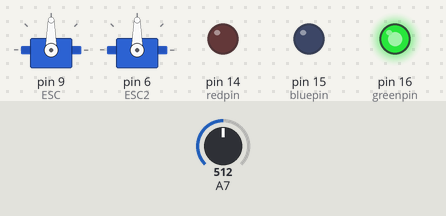
A sketch run on a simulated Arduino Nano, built with avr-gcc and run on an emulated ATmega328P. Parts: 2 × servo, output pins drawn as LEDs (lit = HIGH). The inputs (shaded band) are chosen by the test bench; at power-on: A7 = 512. What the sketch prints to the serial monitor is not drawn.

Above: at 1.3 s.
1.4 s: A7 set to 716
At 2.4 s:
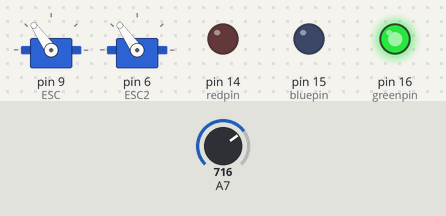
2.9 s: A7 set to 900
At 3.3 s:
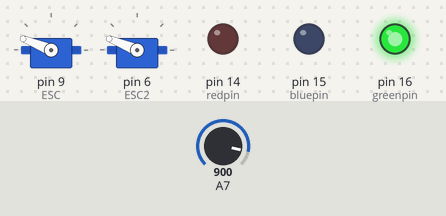
4.4 s: A7 set to 1023
At 5.4 s:
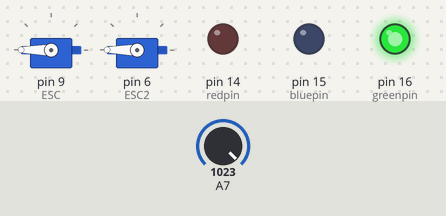
5.9 s: A7 set to 306
At 7.1 s:
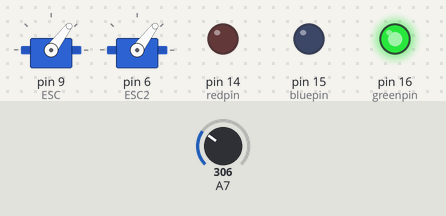
7.4 s: A7 set to 122
At 8.1 s:
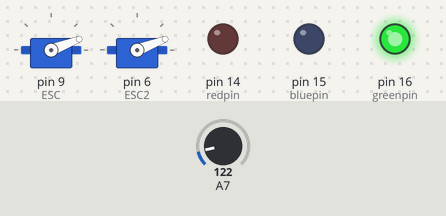
Timing chart, 0 to 9.9 s (numbered marks = the images above; inputs shaded):
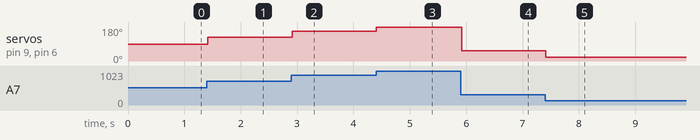

The sketch:

sketch_aug2a.ino
```cpp
#include "global.h"
/*
        Arduino Brushless Motor Control
     by Dejan, https://howtomechatronics.com
*/
#include <Servo.h>

const unsigned int MAX_MESSAGE_LENGTH = 12;
int redpin = 14; //select the pin for the red LED
int bluepin =15; // select the pin for the blue LED
int greenpin =16;// select the pin for the green LED

Servo ESC;     // create servo object to control the ESC
Servo ESC2;

int potValue = 0;  // value from the analog pin
String incomingByte;
int incomingInstr;

void setup() {
  pinMode(redpin, OUTPUT);
  pinMode(bluepin, OUTPUT);
  pinMode(greenpin, OUTPUT);
  Serial.begin(115200);
  delay(100);
  // Attach the ESC on pin 9
  ESC.attach(9,1000,2000); // (pin, min pulse width, max pulse width in microseconds)
  ESC2.attach(6,1000,2000); // (pin, min pulse width, max pulse width in microseconds)
  analogWrite(greenpin, 255);
  analogWrite(bluepin, 0);
  analogWrite(redpin, 0);
  Serial.println("Start");
}

void updateComputer(){
  if (Serial.available()){
    incomingByte = Serial.readString();
    incomingInstr = incomingByte.toInt();
    delay(20);
    Serial.println(incomingInstr);
    potValue = incomingInstr;
    potValue = map(potValue, 1, 9, 0, 180);   // scale it to use it with the servo library (value between 0 and 180)
    ESC.write(potValue);    // Send the signal to the ESC
    ESC2.write(potValue);    // Send the signal to the ESC
  }
}


void updateHardware(){
  potValue = analogRead(A7);
  potValue = map(potValue, 1, 1023, 0, 180);   // scale it to use it with the servo library (value between 0 and 180)
  ESC.write(potValue);    // Send the signal to the ESC
  ESC2.write(potValue);    // Send the signal to the ESC
}
void loop() {
  updateHardware();
  delay(25);
  //potValue = analogRead(A7);   // reads the value of the potentiometer (value between 0 and 1023)
}
```

Functions.ino
```cpp
#include "global.h"
#include <Servo.h>
```

global.h
```cpp
#ifndef GLOBAL_H
#define GLOBAL_H

extern int mot1, mot2, mot3, mot4, val;
#endif
```

Measured:
- after the input at 1.4 s, servo on pin 9 (ESC), servo on pin 6 (ESC2): 90° → 125° at once
- after the input at 2.9 s, servo on pin 9 (ESC), servo on pin 6 (ESC2): 125° → 158° at once
- after the input at 4.4 s, servo on pin 9 (ESC), servo on pin 6 (ESC2): 158° → 180° at once
- after the input at 5.9 s, servo on pin 9 (ESC), servo on pin 6 (ESC2): 180° → 53° at once
- after the input at 7.4 s, servo on pin 9 (ESC), servo on pin 6 (ESC2): 53° → 21° at once
